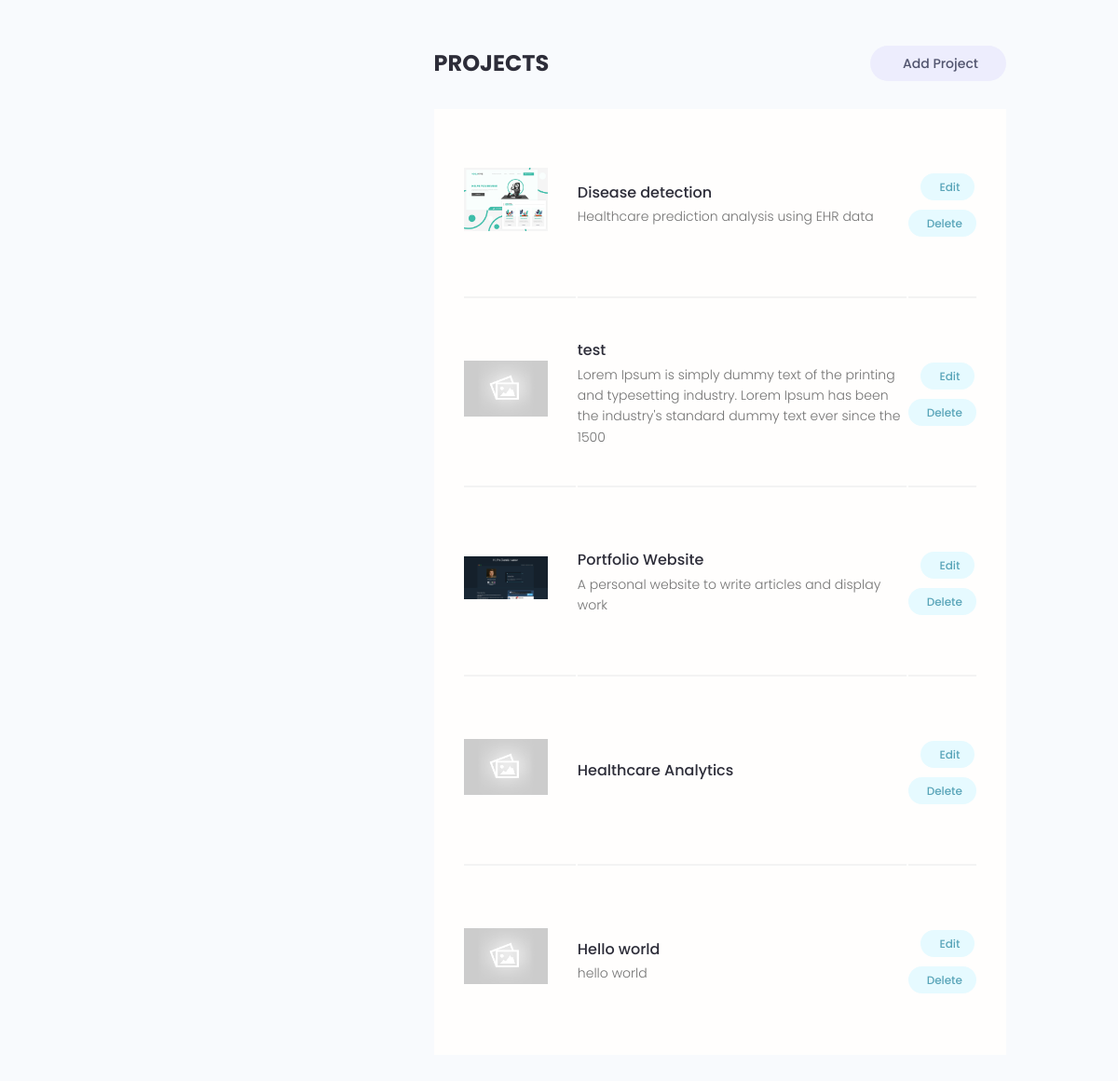
Page /account/ (signed in, lower part) on the earlier database version.
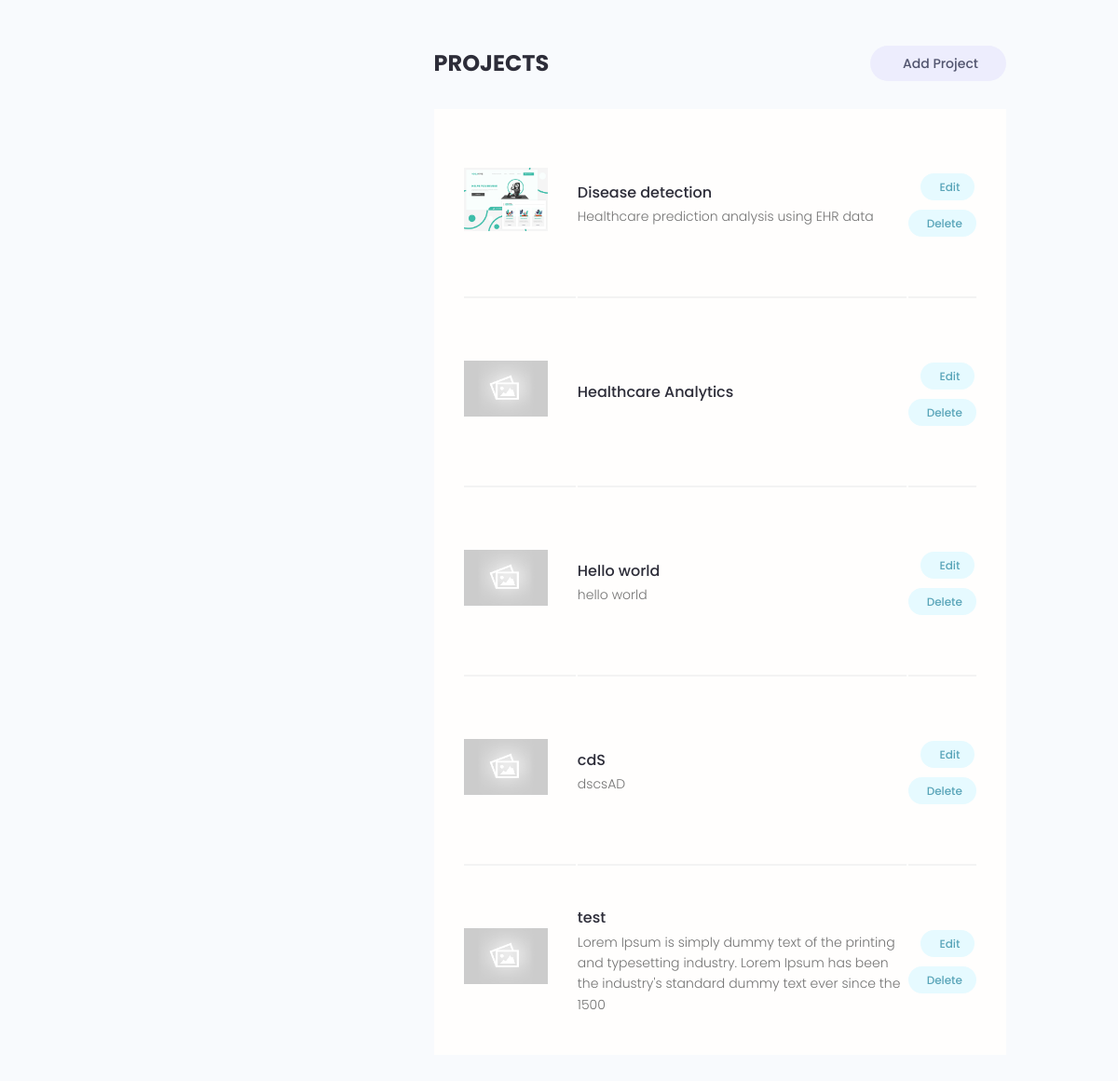
Same page on the later database version.
### projects/models.py (models this page shows, shortened)
class Project(models.Model):
    owner=models.ForeignKey(Profile,null=True, blank=True,on_delete=models.SET_NULL)
    title=models.CharField(max_length=200)
    description=models.TextField(null=True,blank=True)
    featured_image=models.ImageField(null=True,blank=True,default='default.jpeg')
    demo_link=models.CharField(max_length=2000,null=True,blank=True)
    source_link=models.CharField(max_length=2000,null=True,blank=True)
    tags=models.ManyToManyField('Tag',blank=True)
    vote_total=models.IntegerField(default=0, null=True,blank=True)
    vote_ratio=models.IntegerField(default=0, null=True,blank=True)
    created=models.DateTimeField(auto_now_add=True)
    id=models.UUIDField(default=uuid.uuid4,unique=True,primary_key=True,editable=False)
    class Meta:
        ordering=['-vote_ratio','-vote_total','title']

### users/views.py (the view)
# urls.py: path('account/',views.userAccount,name="account"),
@login_required(login_url='login')
def userAccount(request):
    profile=request.user.profile
    skills=profile.skill_set.all()
    projects=profile.project_set.all()
    context={'profile':profile,'skills':skills,'projects':projects}
    return render(request,'users/account.html',context)

### users/templates/users/account.html (shortened to what this page needs)
{% extends 'main.html' %}
{% block content %}
<main class="settingsPage profile my-md">
    <div class="container">
      <div class="layout">
        <div class="column column--1of3">
        </div>
        <div class="column column--2of3">
          <div class="settings">
            <h3 class="settings__title">Projects</h3>
            <a class="tag tag--pill tag--sub settings__btn tag--lg" href="{% url 'create-project' %}"> Add Project</a>
          </div>
          <table class="settings__table">
            {% for project in projects %}
            <tr>
              <td class="settings__thumbnail">
                <a href="{% url 'project' project.id %}"><img src="{{project.featured_image.url}}" alt="Project Thumbnail" /></a>
              </td>
              <td class="settings__tableInfo">
                <a href="{% url 'project' project.id %}">{{project.title}}</a>
                <p>
                  {{project.description | slice:"150"}}
                </p>
              </td>
              <td class="settings__tableActions">
                <a class="tag tag--pill tag--main settings__btn" href="{% url 'update-project' project.id %}"> Edit</a>
                <a class="tag tag--pill tag--main settings__btn" href="{% url 'delete-project' project.id %}?next=/account">
                  Delete</a>
              </td>
            </tr>
            {% endfor %}
          </table>
        </div>
      </div>
    </div>
  </main>
{% endblock content %}

Differences in the rows shown:
removed Project: featured_image (picture), title "Portfolio Website", description "A personal website to write articles and display work"
added Project: featured_image (placeholder picture), title "cdS", description "dscsAD"
shown differently, row unchanged: Project "test": moves down the list
